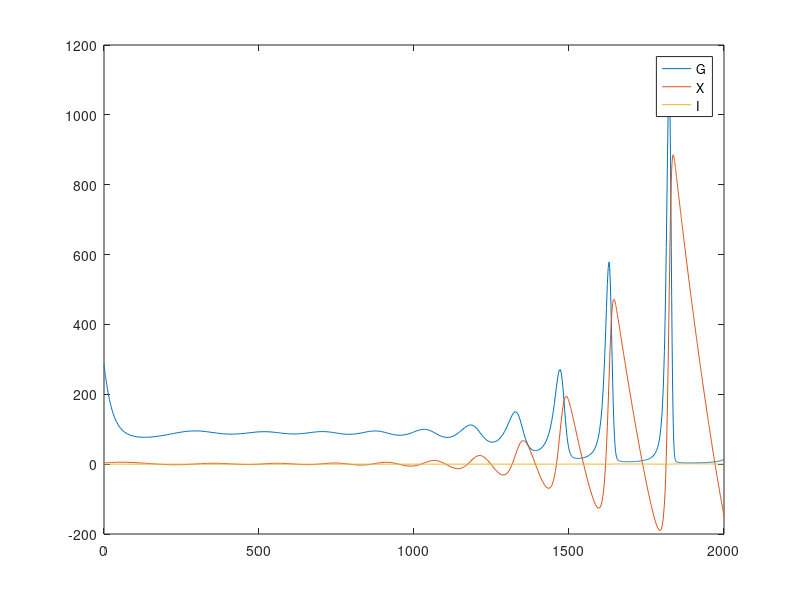
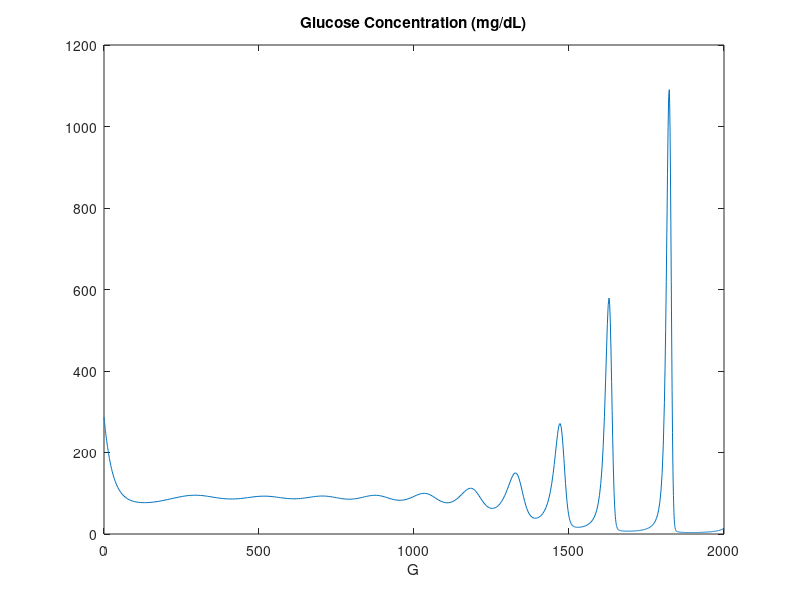
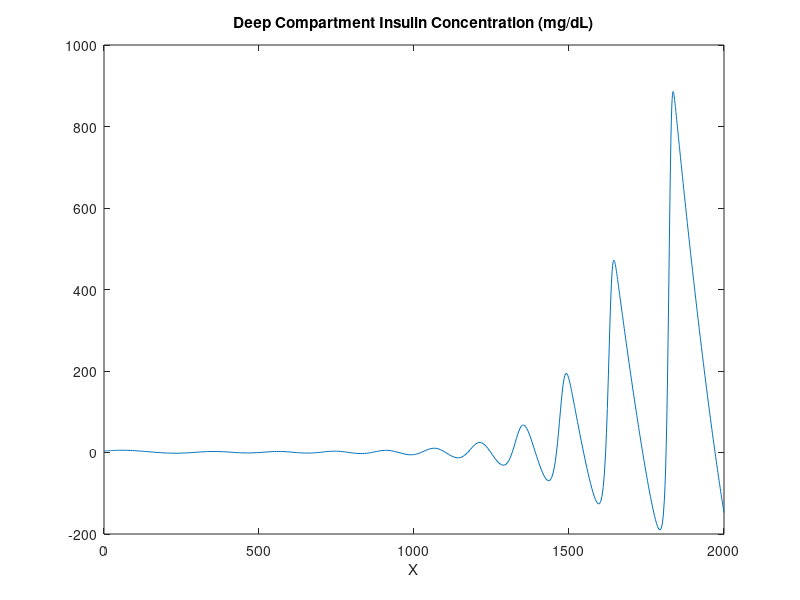
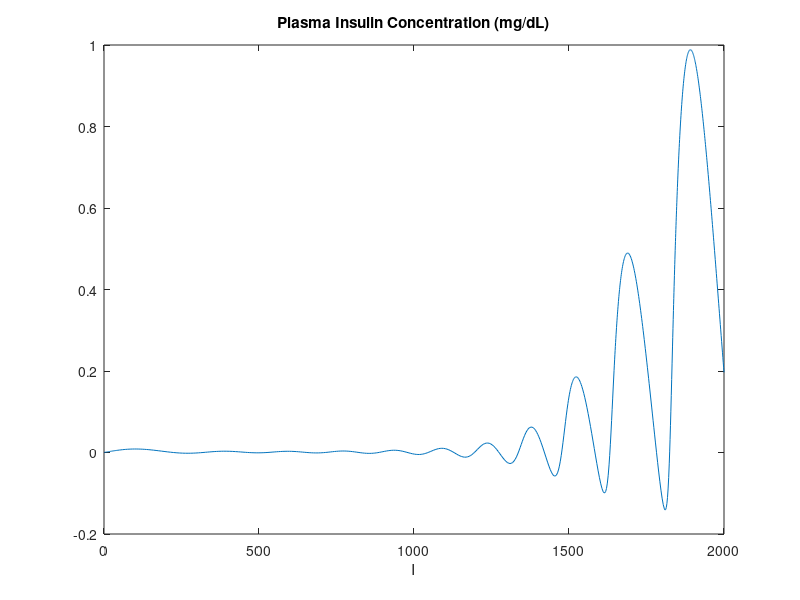

Reproduce these figures in MATLAB, in order.
% Allison, Alexander, Jasmine, Saba
% Bioen 485 model

%% MINMOD Model

clear all; close all; clc;

% initial conditions
G0 = 287;
I0 = 403.4/100;
X0 = 0;
Ib = 11/100;
Gb = 92; % mg/dL

initCond = [G0 I0 X0];

% scale factor; sensitivity of 2nd phase insulin release
gamma = 0.335e-2;
% threshold for insulin release (glucose conc)
h = 89.5;
% clearance rate of insulin
n = 0.3;

% parameters
p1 = 0.399e-1;
p2 = 0.2e-1;
p3 = 0.4e-4;

% dG = (p1 - X)*G + p4;
% dX = p2*X + p3*I;
% dI = IDR - n*I;
% dIDR = gamma*(G - h)*t - n*I;

tspan = [0 2000];
% including IDR
% 1)dG, 2)dX, 3)dI, 4)dIDR
% [t,y] = ode45(@(t,y) [(p1 - y(2))*y(1) - (p1*Gb); p2*y(2) + p3*y(3); y(4) - n*y(3); gamma*(y(1) - h)*t - n*y(3)], tspan, initCond);

% without IDR
% 1)dG, 2)dX, 3)dI, 4)dIDR
[t,y] = ode45(@(t,y) [-(p1 + y(3))*y(1)+(p1*Gb); 
                         0.01*(gamma*(y(1) - h)*t - n*y(2));
                         -p2*y(3)+p3*(y(2) - Ib)], tspan, [G0 I0 X0]);

% plot of all curves on one graph (without IDR)
plot(t,y);
legend('G','X','I');

% plot individual curves
figure;
plot(t,y(:,1));
xlabel('G');
title('Glucose Concentration (mg/dL)');
figure;
plot(t,y(:,2));
xlabel('X');
title('Deep Compartment Insulin Concentration (mg/dL)');
figure;
plot(t,y(:,3));
xlabel('I');
title('Plasma Insulin Concentration (mg/dL)');